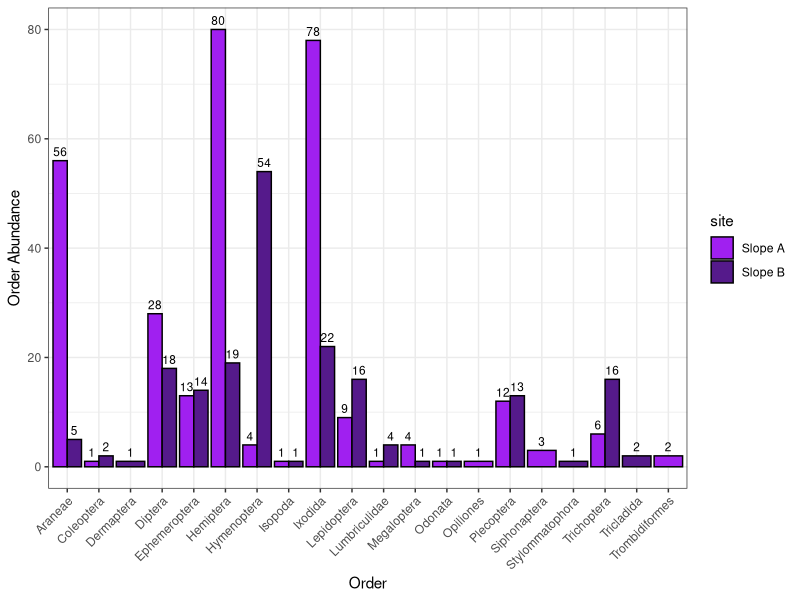
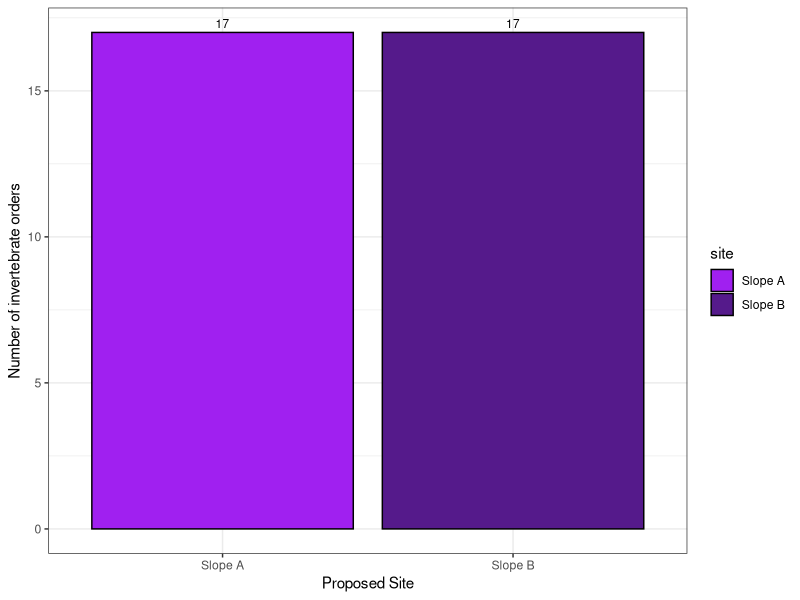
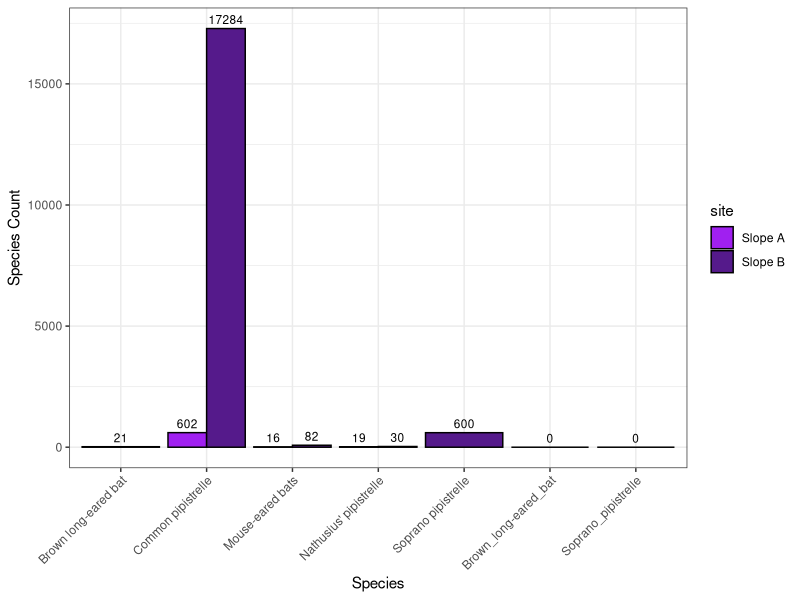
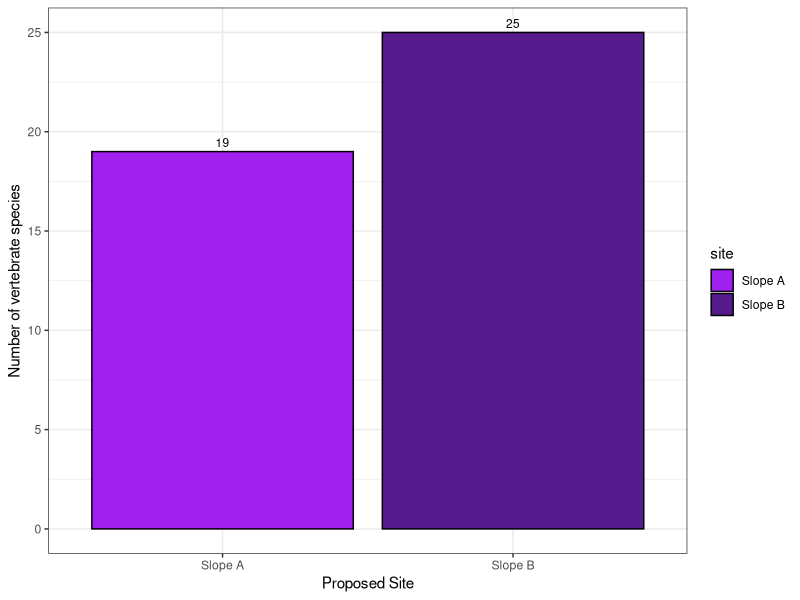
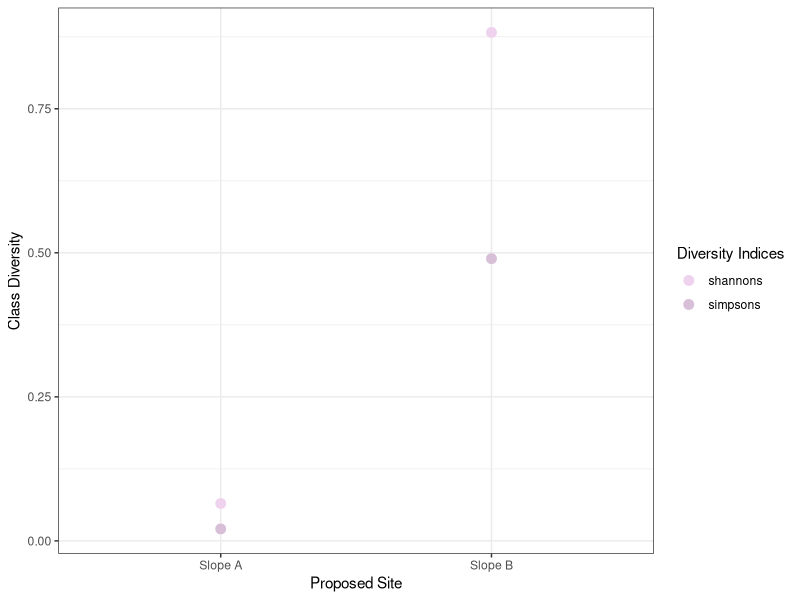

Recreate these plots in R, in order.
# clear environment
rm(list=ls())

# import packages needed
library(ggplot2)
library(dplyr)
library(vegan)
library(tidyr)
library(tibble)
# ...

# import full data set
arran_data_full <- read.csv('./Data/arran_data_full.csv')
# check the data set
head(arran_data_full)

# check data types
str(arran_data_full)
arran_data_full$eventID <- as.factor(arran_data_full$eventID)
arran_data_full$site <- as.factor(arran_data_full$site)
arran_data_full$samplingProtocol <- as.factor(arran_data_full$samplingProtocol)
arran_data_full$vernacularName <- as.factor(arran_data_full$vernacularName)
arran_data_full$individualCount <- as.numeric(arran_data_full$individualCount)
# ... need to finish
str(arran_data_full)

# create subsets of the data

vert_data <- arran_data_full %>% slice(236:302)
# for total number of vertebrate species use vert_data
# but for counts or diversity yse vert_count_data
vert_count_data <- vert_data %>% slice(47:67)




# ANALYSIS OF INVERTEBRATE BIODIVERSITY 
# subset the data on invertebrates
invert_data <- arran_data_full %>% slice(1:235)

# remove any instances witch could not be identified to order
invert_data <- invert_data %>%
  filter(order != "")

# abundances of each invertebrate order
invert_abundances <- invert_data %>%
  group_by(site, order) %>%
  summarise(total_count = sum(individualCount), .groups = "drop")

# plot abundances of each invertebrate order
ggplot(invert_abundances, aes(x = order, y = total_count, fill = site)) +
  geom_bar(stat = "identity", position = "dodge", colour = "black") +
  geom_text(
    aes(label = total_count),
    position = position_dodge(width = 0.9), # Adjust text position to align with bars
    vjust = -0.5, # Position text slightly above the bars
    size = 3      # Adjust text size
  ) +
  labs(x = "Order", y = "Order Abundance") +
  scale_fill_manual(values = c("Slope A" = "purple", "Slope B" = "purple4")) +
  theme_bw() +
  theme(axis.text.x = element_text(angle = 45, vjust = 1, hjust=1))
# still need to adjust text size?
# change Key labels and heading
# add zeros?
# spread out bars?

# calculate alpha diversity (here number of unique orders) for each site
invert_alpha_div <- invert_data %>%
  group_by(site) %>% # Group by site
  summarise(no_orders = n_distinct(order), .groups = "drop") # Count unique species

ggplot(invert_alpha_div, aes(x = site, y = no_orders, fill = site)) +
  geom_bar(stat = "identity", position = "dodge", colour = "black") +
  geom_text(
    aes(label = no_orders),
    position = position_dodge(width = 0.9), # Adjust text position to align with bars
    vjust = -0.5, # Position text slightly above the bars
    size = 3      # Adjust text size
  ) +
  labs(x = "Proposed Site", y = "Number of invertebrate orders") + 
  scale_fill_manual(values = c("Slope A" = "purple", "Slope B" = "purple4")) +
  theme_bw()
# still need to change axis labels Slope B and Slope A to Slope B and Slope A
# and adjust text size

# analysis of vertebrate data - streams



# ANALYSIS OF VERTEBRATE BIODIVERSITY
 
# remove camera trap data due to small sample size
vert_count_data2 <- vert_count_data %>%
  filter(samplingProtocol != "Camera traps")

# rearrange for total count for each species by slope
vert_abundances <- vert_count_data2 %>%
  group_by(site, vernacularName) %>%
  summarise(total_count = sum(individualCount), .groups = "drop")

# set missing data to zeros to improve graph look
vert_abundances_zeros <- data.frame(site = character(0), vernacularName = character(0), total_count = integer(0))
#vert_abundances_zeros1 <- data.frame(site = "Slope B", vernacularName = "Red_Deer", total_count = 0)
vert_abundances_zeros2 <- data.frame(site = "Slope A", vernacularName = "Brown_long-eared_bat", total_count = 0)
#vert_abundances_zeros3 <- data.frame(site = "Slope A", vernacularName = "European_Robin", total_count = 0)
vert_abundances_zeros4 <- data.frame(site = "Slope A", vernacularName = "Soprano_pipistrelle", total_count = 0)
vert_abundances_zeros <- rbind(vert_abundances_zeros, vert_abundances_zeros2, vert_abundances_zeros4)
#vert_abundances_zeros <- rbind(vert_abundances_zeros, vert_abundances_zeros1, vert_abundances_zeros2, vert_abundances_zeros3, vert_abundances_zeros4)

vert_abundances <- rbind(vert_abundances, vert_abundances_zeros)

ggplot(vert_abundances, aes(x = vernacularName, y = total_count, fill = site)) +
  geom_bar(stat = "identity", position = "dodge", colour = "black") +
  geom_text(
    aes(label = total_count),
    position = position_dodge(width = 0.9), # Adjust text position to align with bars
    vjust = -0.5, # Position text slightly above the bars
    size = 3      # Adjust text size
  ) +
  labs(x = "Species", y = "Species Count") +
  scale_fill_manual(values = c("Slope A" = "purple", "Slope B" = "purple4")) +
  theme_bw() +
  theme(axis.text.x = element_text(angle = 45, vjust = 1, hjust=1))

# then can do calls per audiomoth!
# no - not informative, data too messy/ sample too small

# number of vertebrate species present on each slope, from all data
vert_alpha_div <- vert_data %>%
  group_by(site) %>% # Group by site
  summarise(no_species = n_distinct(vernacularName), .groups = "drop") # Count unique species

#plot this!!!
ggplot(vert_alpha_div, aes(x = site, y = no_species, fill = site)) +
  geom_bar(stat = "identity", position = "dodge", colour = "black") +
  geom_text(
    aes(label = no_species),
    position = position_dodge(width = 0.9), # Adjust text position to align with bars
    vjust = -0.5, # Position text slightly above the bars
    size = 3      # Adjust text size
    ) +
  labs(x = "Proposed Site", y = "Number of vertebrate species") + 
  scale_fill_manual(values = c("Slope A" = "purple", "Slope B" = "purple4")) +
  theme_bw()
# still need to adjust text sizes
# sort legend


# # ALPHA DIVERSITY OVERALL
# # Summarise the number of species, per class, per site
# unique(arran_data_full$class)
# arran_data_full <- arran_data_full %>%
#   filter(individualCount != 0)
# unique(arran_data_full$class)
# 
# ggplot(arran_class_abundance, aes(x = class, y = total_count, fill = site)) +
#   geom_bar(stat = "identity", position = "dodge", colour = "black") +
#   geom_text(
#     aes(label = total_count),
#     position = position_dodge(width = 0.9), # Adjust text position to align with bars
#     vjust = -0.5, # Position text slightly above the bars
#     size = 3      # Adjust text size
#   ) +
#   labs(x = "Class", y = "Total Abundance") +
#   scale_fill_manual(values = c("Slope A" = "purple", "Slope B" = "purple4")) +
#   theme_bw() +
#   theme(axis.text.x = element_text(angle = 45, vjust = 1, hjust=1))
# # overall pretty similar - but Slope A fairing slightly better?
# # not very informative though
# 
# # Summarise the number of species, per order, per site
# unique(arran_data_full$order)
# arran_data_full <- arran_data_full %>%
#   filter(individualCount != 0)
# unique(arran_data_full$order)
# 
# arran_order_abundance <- arran_data_full %>%
#   group_by(site, order) %>% # Group by site
#   summarise(total_count = sum(individualCount), .groups = "drop") # sum abundance of each unique class
# 
# ggplot(arran_order_abundance, aes(x = order, y = total_count, fill = site)) +
#   geom_bar(stat = "identity", position = "dodge", colour = "black") +
#   geom_text(
#     aes(label = total_count),
#     position = position_dodge(width = 0.9), # Adjust text position to align with bars
#     vjust = -0.5, # Position text slightly above the bars
#     size = 3      # Adjust text size
#   ) +
#   labs(x = "Order", y = "Total Abundance") +
#   scale_fill_manual(values = c("Slope A" = "purple", "Slope B" = "purple4")) +
#   theme_bw() +
#   theme(axis.text.x = element_text(angle = 45, vjust = 1, hjust=1))
# # also not informative


# BETA DIVERSITY

# remove vertebrate presence data
arran_data_full2 <- arran_data_full[-(236:281), ]

arran_class_abundance <- arran_data_full2 %>%
  group_by(site, class) %>% # Group by site
  summarise(total_count = sum(individualCount), .groups = "drop") # sum abundance of each unique class

# remove empty rows of data - i.e. samples where nothing was found
arran_class_abundance <- arran_class_abundance %>%
  filter(total_count != 0)

# rearrange data set
arran_data_rearranged <- arran_class_abundance %>%
  tidyr::pivot_wider(names_from = class, values_from = total_count, values_fill = 0) %>%
  column_to_rownames(var = "site")

# Set the 'site' column as row names using tibble's function
rownames(arran_data_rearranged) <- arran_data_rearranged$site
#arran_data_rearranged <- arran_data_rearranged[, -1]  # Remove the 'site' column

# shannons
arran_shannons <- diversity(arran_data_rearranged[,1:11])
arran_shannons <- as.numeric(arran_shannons)

shannons_slopeA <- arran_shannons[2]
shannons_slopeB <- arran_shannons[1]

arran_diversity_indicies <- data.frame(diversity_index = character(0), Slope_A = numeric(0), Slope_B = numeric(0))
arran_shannons <- data.frame(diversity_index = "shannons", Slope_A = shannons_slopeA, Slope_B = shannons_slopeB)
arran_diversity_indicies <- rbind(arran_diversity_indicies, arran_shannons)

# simpsons
arran_simpsons <- diversity(arran_data_rearranged[,1:11], index = "simpson")
arran_simpsons <- as.numeric(arran_simpsons)

simpsons_slopeA <- arran_simpsons[2]
simpsons_slopeB <- arran_simpsons[1]

arran_simpsons <- data.frame(diversity_index = "simpsons", Slope_A = simpsons_slopeA, Slope_B = simpsons_slopeB)
arran_diversity_indicies <- rbind(arran_diversity_indicies, arran_simpsons)
# Slope A has higher diversity

arran_diversity_indicies

# rearrange to long form to plot
arran_diversity_long <- arran_diversity_indicies %>%
  pivot_longer(cols = starts_with("Slope"), names_to = "Slope", values_to = "Diversity") %>%
  rename(Index = diversity_index)

# plot diversity indices
ggplot(arran_diversity_long, aes(x = Slope, y = Diversity)) +
  geom_point(aes(colour = Index), na.rm = T, size = 3) +
  labs(x = "Proposed Site", y = "Class Diversity", colour = "Diversity Indices") +
  scale_x_discrete(labels = c("Slope A", "Slope B"))+
  scale_colour_manual(values = c("thistle2", "thistle")) +
  theme_bw()

# repeat for moth trap only

# repeat for vertebrate terrestrial sampling only

# repeat for streams only

# repeat for bog only

# repeat for bats only



# stuff
#select(-genre, -spotify_monthly_listeners, -year_founded)
